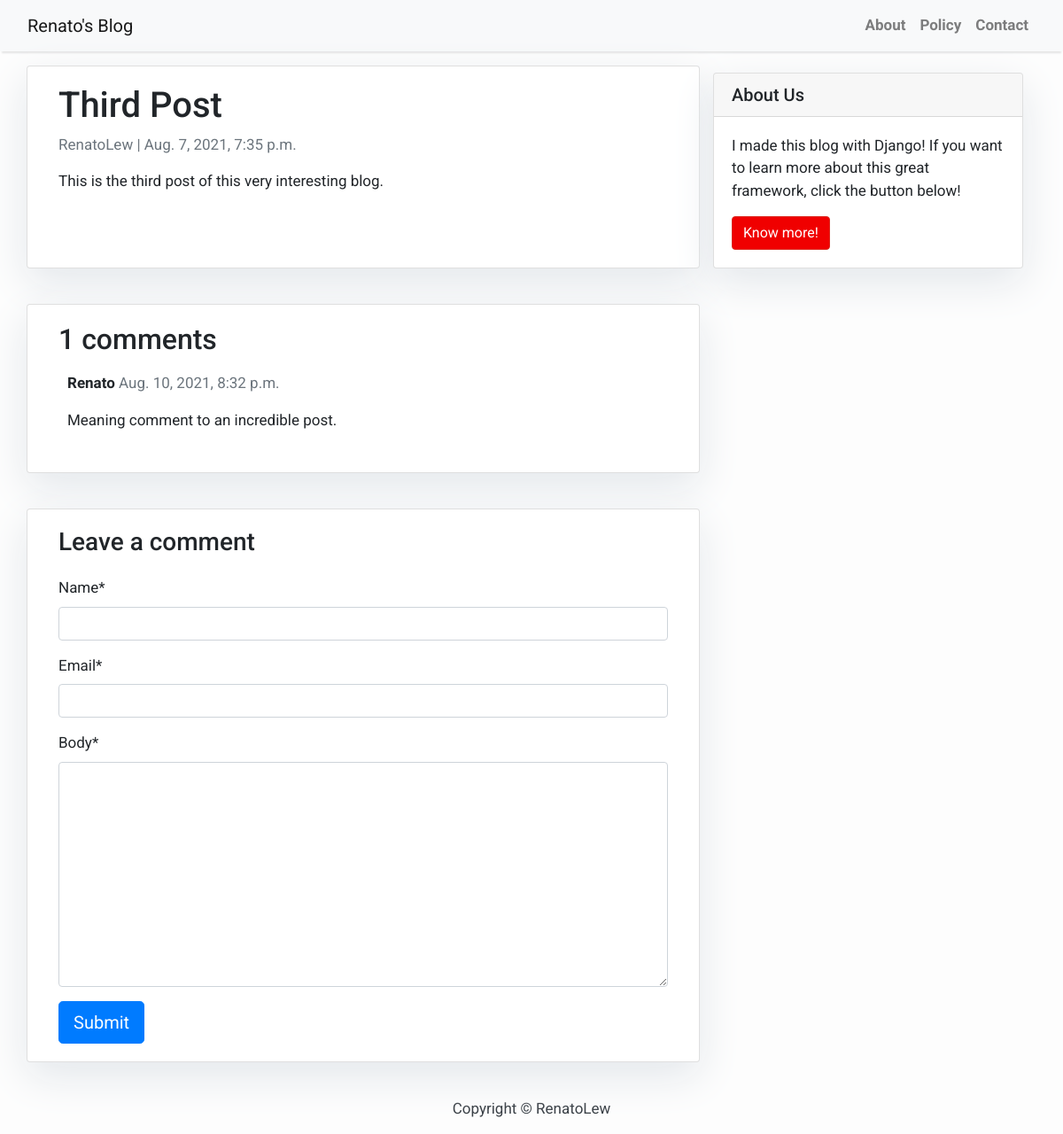
Screenshot of /third-post/ with the database file from the repository.
### blog/models.py (models this page shows, shortened)
class Post(models.Model):
    title = models.CharField(max_length=200, unique=True)
    slug = models.SlugField(max_length=200, unique=True)
    author = models.ForeignKey(User, on_delete=models.CASCADE, related_name='blog_posts')
    updated_on = models.DateTimeField(auto_now=True)
    content = models.TextField()
    created_on = models.DateTimeField(auto_now_add=True)
    status = models.IntegerField(choices=STATUS, default=0)
    class Meta:
        ordering = ['-created_on']

class Comment(models.Model):
    post = models.ForeignKey(Post, on_delete=models.CASCADE, related_name='comments')
    name = models.CharField(max_length=80)
    email = models.EmailField()
    body = models.TextField()
    created_on = models.DateTimeField(auto_now_add=True)
    active = models.BooleanField(default=False)
    class Meta:
        ordering = ['-created_on']

### blog/views.py (the view)
# urls.py: path('<slug:slug>/', views.post_detail, name='post_detail')
def post_detail(request, slug):
    template_name = 'post_detail.html'
    post = get_object_or_404(Post, slug=slug)
    comments = post.comments.filter(active=True)
    new_comment = None
    if request.method == 'POST':
        comment_form = CommentForm(data=request.POST)
        if comment_form.is_valid():
            new_comment = comment_form.save(commit=False)
            new_comment.post = post
            new_comment.save()
    else:
        comment_form = CommentForm()
    return render(request, template_name, { 'post': post,
                                            'comments': comments,
                                            'new_comment': new_comment,
                                            'comment_form': comment_form})

### blog/forms.py
class CommentForm(forms.ModelForm):
    class Meta:
        model = Comment
        fields = ('name', 'email', 'body')

### templates/post_detail.html (shortened to what this page needs)
{% extends 'base.html' %} {% block content %} {% load crispy_forms_tags %}
<div class="container">
  <div class="row">
    <div class="col-md-8 card mb-4  mt-3 left  top">
      <div class="card-body">
        <h1>{% block title %} {{ post.title }} {% endblock title %}</h1>
        <p class=" text-muted">{{ post.author }} | {{ post.created_on }}</p>
        <p class="card-text ">{{ post.content | safe }}</p>
      </div>
    </div>
    {% block sidebar %} {% include 'sidebar.html' %} {% endblock sidebar %}
    <div class="col-md-8 card mb-4  mt-3 ">
      <div class="card-body">
        <h2>{{ comments.count }} comments</h2>
        {% for comment in comments %}
        <div class="comments" style="padding: 10px;">
          <p class="font-weight-bold">
            {{ comment.name }}
            <span class=" text-muted font-weight-normal">
              {{ comment.created_on }}
            </span>
          </p>
          {{ comment.body | linebreaks }}
        </div>
        {% endfor %}
      </div>
    </div>
    <div class="col-md-8 card mb-4  mt-3 ">
      <div class="card-body">
        {% if new_comment %}
        <div class="alert alert-success" role="alert">
          Your comment is awaiting moderation
        </div>
        {% else %}
        <h3>Leave a comment</h3>
        <form method="post" style="margin-top: 1.3em;">
          {{ comment_form | crispy }}
          <button type="submit" class="btn btn-primary  btn-lg">Submit</button>
        </form>
        {% endif %}
      </div>
    </div>
  </div>
</div>
{% endblock content %}

### templates/base.html (style rules this page uses)
body { font-family: "Roboto", sans-serif; font-size: 17px; background-color: #fdfdfd; }

### templates/sidebar.html (style rules this page uses)
.card { box-shadow: 0 16px 48px #E3E7EB; }

### rows the page displays
Post: title "Third Post", author "RenatoLew", created_on "Aug. 7, 2021, 7:35 p.m.", content "This is the third post of this very interesting blog."
Comment: name "Renato", created_on "Aug. 10, 2021, 8:32 p.m.", body "Meaning comment to an incredible post."

### other values shown
{{ comments.count }} "1"
